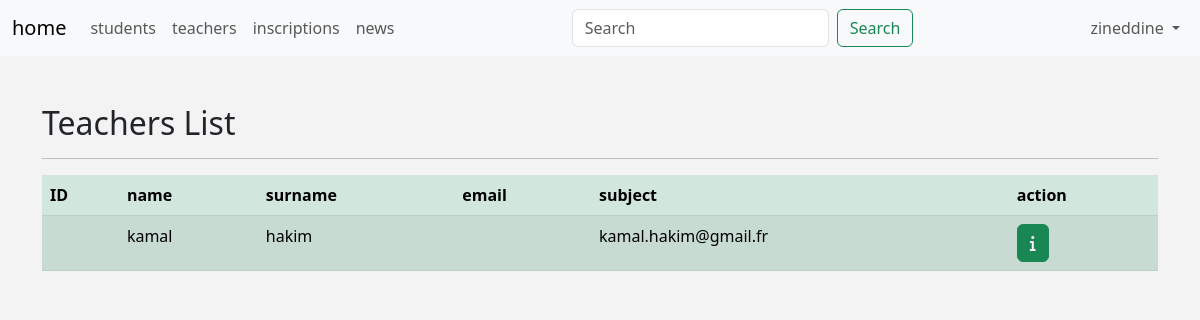
The page /admin/teachers.php (signed in) on the database its author committed.
### tables this page shows
CREATE TABLE `Enseignants` (
  `id` int NOT NULL,
  `nom` varchar(50) NOT NULL,
  `prenom` varchar(50) NOT NULL,
  `email` varchar(255) NOT NULL,
  `date_naissance` date NOT NULL,
  `lieu_naissance` varchar(255) NOT NULL,
  `nationalite` varchar(255) NOT NULL,
  `adresse` varchar(255) NOT NULL,
  `telephone` varchar(20) NOT NULL,
  `photo` mediumblob,
  `id_doc` int DEFAULT NULL
);

### admin/includes/languages/english.php (called while the page is built)
<?php
    function lang($statement) {
        static $language = Array(
            'HOME'          => 'home',
            'STUDENTS'      => 'students',
            'TEACHERS'      => 'teachers',
            'INSCRIPTIONS'  => 'inscriptions',
            'NEWS'          => 'news',
            'LOGOUT'        => 'logout',
            'SETTINGS'      => 'settings',
            'EDIT-PROFILE'  => 'edit profile',
            'USERNAME'      => 'username',
            'PASSWORD'      => 'password',
            'EMAIL'         => 'email',
            'NAME'          => 'name',
            'SURNAME'       => 'surname',
            'SAVE'          => 'save',
            'UPDATE'        => 'update',
            'BIRTHDATE'     => 'birth date',
            'STUDENT-NUMBER'=> 'student number',
            'STUDENT-DETAILS'=> 'student details',
            'TEACHER-DETAILS'=> 'teacher details',
            'SUBJECT'       => 'subject',
            'ACTION'        => 'action',
            'PHONE'         => 'Phone',
            'STATUS REGISTRATION'=> 'statut inscription'
        );
        return $language[$statement];
    };
?>

### admin/teachers.php (the view, shortened to what this page needs)
<?php
if (isset($_SESSION['username'])) {
    include 'init.php';
    $stmt = $connection->query("SELECT * FROM Enseignants");
    $teachers = $stmt->fetchAll(PDO::FETCH_ASSOC);
?>
    <div class="container">
        <h2 class="mt-5">Teachers List</h2>
        <hr>
        <table class="table table-success table-striped">
            <thead>
            <tr>
                <th>ID</th>
                <th><?php echo lang("NAME")?></th>
                <th><?php echo lang("SURNAME")?></th>
                <th><?php echo lang("EMAIL")?></th>
                <th><?php echo lang("SUBJECT")?></th>
                <th><?php echo lang("ACTION")?></th>
            </tr>
            </thead>
            <tbody>
            <?php foreach ($teachers as $teacher) { ?>
                <tr>
                    <td><?php echo $teacher['id_enseignant']; ?></td>
                    <td><?php echo $teacher['nom']; ?></td>
                    <td><?php echo $teacher['prenom']; ?></td>
                    <td><?php echo $teacher['matiere_enseignee']; ?></td>
                    <td><?php echo $teacher['email']; ?></td>
                    <td><a href="teacher-details.php?teacher_id=<?php echo $teacher['id_enseignant']?>" class="btn btn-success"><i class="fa-solid fa-info"></i></a></td>
                </tr>
            <?php } ?>
            </tbody>
        </table>
    </div>
    <?php
    include $tpl . 'footer.php';
}
else {
    header('Location: index.php');
    exit();
}
?>

### admin/layout/css/backend.css (style rules this page uses)
body { background-color: #f3f3f3; }

### rows shown on the page
enseignants: nom "kamal", prenom "hakim", email "kamal.hakim@gmail.fr"

### other values the page prints
lang("HOME") "home"
lang("STUDENTS") "students"
lang("TEACHERS") "teachers"
lang("INSCRIPTIONS") "inscriptions"
lang("NEWS") "news"
$_SESSION['username'] "zineddine"
lang("NAME") "name"
lang("SURNAME") "surname"
lang("EMAIL") "email"
lang("SUBJECT") "subject"
lang("ACTION") "action"
